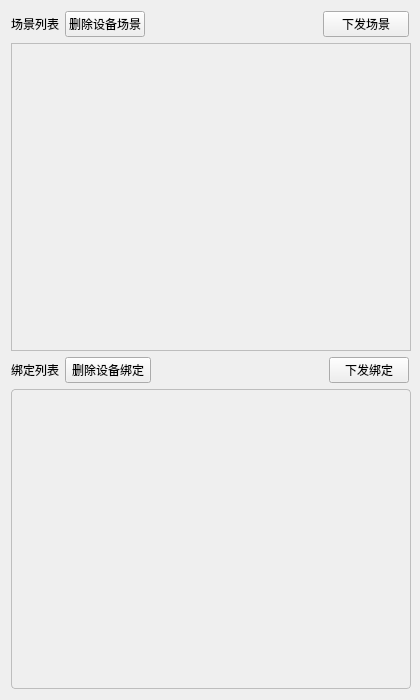
<?xml version="1.0" encoding="UTF-8"?>
<ui version="4.0">
 <class>AppAllList</class>
 <widget class="QWidget" name="AppAllList">
  <property name="geometry">
   <rect>
    <x>0</x>
    <y>0</y>
    <width>420</width>
    <height>700</height>
   </rect>
  </property>
  <property name="minimumSize">
   <size>
    <width>420</width>
    <height>700</height>
   </size>
  </property>
  <property name="windowTitle">
   <string>Form</string>
  </property>
  <layout class="QGridLayout" name="gridLayout">
   <item row="0" column="0">
    <widget class="QLabel" name="scene_label">
     <property name="text">
      <string>场景列表</string>
     </property>
    </widget>
   </item>
   <item row="1" column="0" colspan="6">
    <widget class="QScrollArea" name="scrollArea">
     <property name="minimumSize">
      <size>
       <width>400</width>
       <height>300</height>
      </size>
     </property>
     <property name="maximumSize">
      <size>
       <width>16777215</width>
       <height>16777215</height>
      </size>
     </property>
     <property name="styleSheet">
      <string notr="true">QScrollArea {
    border: 1px solid #bdbdbd;
    border-radius: 4pt;
    padding: 1pt;
} </string>
     </property>
     <property name="widgetResizable">
      <bool>true</bool>
     </property>
     <widget class="QWidget" name="scene_list">
      <property name="geometry">
       <rect>
        <x>0</x>
        <y>0</y>
        <width>400</width>
        <height>322</height>
       </rect>
      </property>
      <property name="styleSheet">
       <string notr="true"/>
      </property>
     </widget>
    </widget>
   </item>
   <item row="2" column="5">
    <widget class="QPushButton" name="send_bind">
     <property name="text">
      <string>下发绑定</string>
     </property>
    </widget>
   </item>
   <item row="2" column="0">
    <widget class="QLabel" name="bind_label">
     <property name="text">
      <string>绑定列表</string>
     </property>
    </widget>
   </item>
   <item row="2" column="3">
    <spacer name="horizontalSpacer_2">
     <property name="orientation">
      <enum>Qt::Horizontal</enum>
     </property>
     <property name="sizeHint" stdset="0">
      <size>
       <width>40</width>
       <height>20</height>
      </size>
     </property>
    </spacer>
   </item>
   <item row="0" column="2" colspan="2">
    <spacer name="horizontalSpacer">
     <property name="orientation">
      <enum>Qt::Horizontal</enum>
     </property>
     <property name="sizeHint" stdset="0">
      <size>
       <width>40</width>
       <height>20</height>
      </size>
     </property>
    </spacer>
   </item>
   <item row="3" column="0" rowspan="2" colspan="6">
    <widget class="QScrollArea" name="scrollArea_2">
     <property name="minimumSize">
      <size>
       <width>400</width>
       <height>300</height>
      </size>
     </property>
     <property name="maximumSize">
      <size>
       <width>16777215</width>
       <height>16777215</height>
      </size>
     </property>
     <property name="styleSheet">
      <string notr="true">QScrollArea {
    border: 1px solid #bdbdbd;
    border-radius: 4px;
    padding: 1px;
} </string>
     </property>
     <property name="widgetResizable">
      <bool>true</bool>
     </property>
     <widget class="QWidget" name="bind_list">
      <property name="geometry">
       <rect>
        <x>0</x>
        <y>0</y>
        <width>398</width>
        <height>296</height>
       </rect>
      </property>
      <property name="styleSheet">
       <string notr="true"/>
      </property>
     </widget>
    </widget>
   </item>
   <item row="0" column="4" colspan="2">
    <widget class="QPushButton" name="send_scene">
     <property name="text">
      <string>下发场景</string>
     </property>
    </widget>
   </item>
   <item row="0" column="1">
    <widget class="QPushButton" name="del_scene">
     <property name="text">
      <string>删除设备场景</string>
     </property>
    </widget>
   </item>
   <item row="2" column="1" colspan="2">
    <widget class="QPushButton" name="del_bind">
     <property name="text">
      <string>删除设备绑定</string>
     </property>
    </widget>
   </item>
  </layout>
 </widget>
 <resources/>
 <connections/>
</ui>
